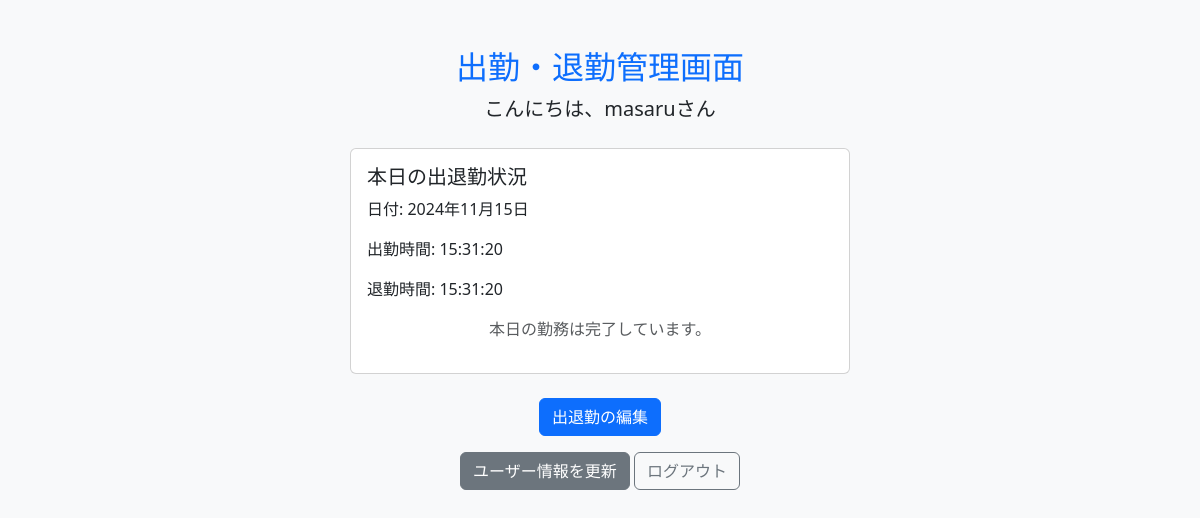
The app's page /attendance/ (signed in) with its own data.
### attendance_system/models.py (models this page shows, shortened)
class Attendance(models.Model):
    user = models.ForeignKey(User, on_delete=models.CASCADE)
    check_in = models.DateTimeField(null=True, blank=True)  # 出勤時間
    check_out = models.DateTimeField(null=True, blank=True)  # 退勤時間
    date = models.DateField(default=timezone.now)  # 日付
    status = models.BooleanField(default=False)  # 勤務中か否か
    is_approved = models.BooleanField(default=False)  # 承認状態

### attendance_system/views.py (the view, shortened to what this page needs)
# urls.py: path('attendance/', views.attendance_view, name='attendance'),
@login_required
def attendance_view(request):
    user = request.user
    today = timezone.now().date()
    attendance, created = Attendance.objects.get_or_create(user=user, date=today)
    is_admin = user.groups.filter(name='幹部クラス').exists()
    is_manager = user.groups.filter(name='中間管理職').exists()
    is_employee = user.groups.filter(name='一般社員').exists()
    return render(request, 'attendance_system/attendance.html', {
        'attendance': attendance,
        'is_admin': is_admin,
        'is_manager': is_manager,
        'is_employee': is_employee,
    })

### attendance_system/templates/attendance_system/attendance.html (shortened to what this page needs)
<!DOCTYPE html>
<html lang="ja">
<head>
    <link href="https://cdn.jsdelivr.net/npm/bootstrap@5.3.0/dist/css/bootstrap.min.css" rel="stylesheet">
</head>
<body class="bg-light">
    <div class="container mt-5">
        <div class="text-center mb-4">
            <h2 class="text-primary">出勤・退勤管理画面</h2>
            <p class="lead">こんにちは、<strong>{{ request.user.username }}</strong>さん</p>
        </div>
        <div class="card mx-auto" style="max-width: 500px;">
            <div class="card-body">
                <h5 class="card-title">本日の出退勤状況</h5>
                <p class="card-text">日付: {{ attendance.date|date:"Y年m月d日" }}</p>
                <p class="card-text">出勤時間: {{ attendance.check_in|date:"H:i:s" }}</p>
                <p class="card-text">退勤時間: {{ attendance.check_out|date:"H:i:s" }}</p>
                <form method="post" class="text-center">
                    {% if not attendance.check_in %}
                        <button type="submit" name="check_in" class="btn btn-success w-100">出勤</button>
                    {% elif not attendance.check_out %}
                        <button type="submit" name="check_out" class="btn btn-danger w-100">退勤</button>
                    {% else %}
                        <p class="text-muted">本日の勤務は完了しています。</p>
                    {% endif %}
                </form>
            </div>
        </div>
        <div class="text-center mt-4">
            {% if is_admin %}
                <a href="{% url 'attendance_approval' %}" class="btn btn-primary">出退勤の承認</a>
            {% elif is_manager %}
                <a href="{% url 'edit_attendance' attendance.id %}" class="btn btn-primary">出退勤の編集</a>
            {% endif %}
            <div class="mt-3">
                <a href="{% url 'update_profile' %}" class="btn btn-secondary">ユーザー情報を更新</a>
                <a href="{% url 'welcome' %}" class="btn btn-outline-secondary">ログアウト</a>
            </div>
        </div>
    </div>
</body>
</html>

### records on screen
Attendance: date "2024年11月15日", check_in "15:31:20", check_out "15:31:20"

### other values on screen
{{ request.user.username }} "masaru"
